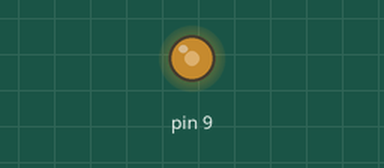
This sketch was run on a simulated Arduino Uno, built with avr-gcc and run on an emulated ATmega328P. Shown: output pins drawn as LEDs (lit = HIGH).

Above: at 0.1 s.
Timing chart, 0 to 1.6 s (numbered marks = the images above):
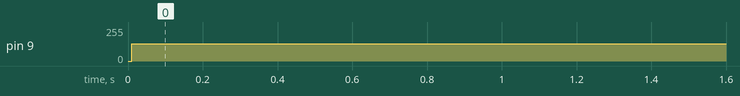

The sketch:

PWM_Timer1_manual.ino
```cpp
/*
Script for creating PWM signal manual.

This script first calculates the OCR value based on the desired frequency. Then the best prescaler is selected.

Jasper van Bemmel      28-03-2025
*/

float freq = 100; // Frequency in Hz
const long F_CLK = 16000000; // Clock frequency (16 MHz)

void setup() {
  Serial.begin(9600);

  // Pin 9 is the output
  pinMode(9, OUTPUT);


  int prescaler_array[] = {1, 8, 64, 256, 1024};
  int prescaler_select = 0;
  float minima = 100;
  int OCR = 0;


  // Calculate OCR value
for (int i = 0; i < 5; i++) {
  int OCR_loop = F_CLK / ((prescaler_array[i] * freq) - 1);  // calculate for every prescaler
  float f_print_loop = F_CLK / (prescaler_array[i] * ((float)OCR_loop+1)); // calculate frequency based on interger values OCR and prescaler
  float delta_f = freq-f_print_loop; // calculate error
  if (abs(delta_f) < minima){     // determine smalles error and select best prescaler
    minima = delta_f;
    prescaler_select = prescaler_array[i];
    OCR = OCR_loop;
  }
}


  // Check if OCR value fits in 16-bit value
  if (OCR < 0 || OCR > 65535) {
    Serial.println("ERROR: OCR value out of range.");
    return;
  }

  // Set Timer1 Fast PWM-mode
  TCCR1A = _BV(WGM11) | _BV(COM1A1); // Fast PWM, clear OC1A on compare match


// Prescaler values
  if (prescaler_select == 1)   TCCR1B = _BV(WGM13) | _BV(WGM12) | _BV(CS10);
  if (prescaler_select == 8)   TCCR1B = _BV(WGM13) | _BV(WGM12) | _BV(CS11);
  if (prescaler_select == 64)  TCCR1B = _BV(WGM13) | _BV(WGM12) | _BV(CS11) | _BV(CS10);
  if (prescaler_select == 256) TCCR1B = _BV(WGM13) | _BV(WGM12) | _BV(CS12);
  if (prescaler_select == 1024) TCCR1B = _BV(WGM13) | _BV(WGM12)| _BV(CS12) | _BV(CS10);

  // OCR value for timer1
  ICR1 = OCR;

  // Dutycycle of 50%
  OCR1A = OCR/2;
}

void loop() {
  delay(1000);  // delay
}
```

Measured:
- by itself, pin 9: 0/255 → 128/255 at 0.01 s
